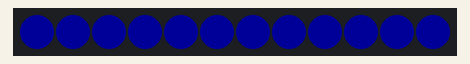
Recording of a sketch running on a simulated Arduino Uno, built with avr-gcc and run on an emulated ATmega328P. Parts: 12 RGB LEDs in strip order, left to right. Dim RGB values are drawn brighter than linear.

Above: at 0.1 s.
At 37.2 s:
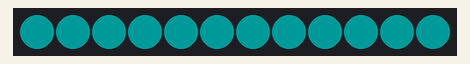

The sketch:

Rainbow_RIng.ino
```cpp
// #include <Adafruit_NeoPixel.h>
//   #ifdef _AVR_
//   #include <avr/power.h>
//   #endif
//   int const NUM_PIXELS = 12;
//   int8_t const PIN = 13;
//   Adafruit_NeoPixel strip;
// void setup() {
//   strip = Adafruit_NeoPixel(NUM_PIXELS, PIN, NEO_GRB+NEO_KHZ800) ;
//   strip.begin();
//   strip.show(); // Init all pixels to "off"
//   }
//   void loop() {
//   strip.setPixelColor(0, 0xFF0000);
//   strip.show();
//   strip.setPixelColor(1, 0xFF55300);
//   strip.show();
//   strip.setPixelColor(2, 0xFFA500);
//   strip.show();
//   strip.setPixelColor(3, 0xFFD200);
//   strip.show();
//   strip.setPixelColor(4, 0xFFFF00);
//   strip.show();
//   strip.setPixelColor(5, 0x80C000);
//   strip.show();
//   strip.setPixelColor(6, 0x008000);
//   strip.show();
//   strip.setPixelColor(7, 0x004080);
//   strip.show();
//   strip.setPixelColor(8, 0x0000FF);
//   strip.show();
//   strip.setPixelColor(9, 0x2600C1);
//   strip.show();
//   strip.setPixelColor(10, 0x4B0082);
//   strip.show();
//   strip.setPixelColor(11, 0x4B00083);
//   strip.show();

// }
```

Animated_Light_Across_a_Ring_Light.ino
```cpp
// #include <Adafruit_NeoPixel.h>
//   #ifdef _AVR_
//   #include <avr/power.h>
//   #endif
//   int const NUM_PIXELS = 12;
//   int8_t const PIN = 13;
//   Adafruit_NeoPixel strip;
// void setup() {
//   strip = Adafruit_NeoPixel(NUM_PIXELS, PIN, NEO_GRB+NEO_KHZ800) ;
//   strip.setBrightness(25);
//   strip.begin();
//   strip.show(); // Init all pixels to "off"
//   }

//   int red = 0;
//   void loop() {
//     for (int i = 0; i<NUM_PIXELS; i++) {
//       strip.setPixelColor(i, 0x000000);
//       strip.show();


//       strip.setPixelColor(i, red, 0x00, 0xFF);

//       delay(100);

//     }
//     red = (red +1 )%256;
//     strip.show();
//     delay(100);
//   }
```

Animated_Moving_Rainbow_Across_a_RIng_Light.ino
```cpp
// #include <Adafruit_NeoPixel.h>
//   #ifdef _AVR_
//   #include <avr/power.h>
//   #endif
//   int rep = 1234;
//   int const NUM_PIXELS = 12;
//   int8_t const PIN = 13;
//   Adafruit_NeoPixel strip;
// void setup() {
//   strip = Adafruit_NeoPixel(NUM_PIXELS, PIN, NEO_GRB+NEO_KHZ800) ;
//   strip.setBrightness(25);
//   strip.begin();
//   strip.show(); // Init all pixels to "off"
//   }

//   int red = 0;
//   int orange = 0;
//   int yellow = 0;
//   int green = 0;
//   int blue = 0;
//   int indigo = 0;
//   int violet = 0;
//   void loop() {
//     for (int r = 0, r1= 1, o= 2, o1= 3, y= 4, y1= 5, g= 6, g1 = 7, b = 8, b1 = 9, i = 10, v = 11;
//     r<rep, r1<rep, o<rep, o1<rep, y<rep, y1<rep, g<rep, g1<rep, b<rep, b1<rep, i<rep, v<rep;
//     r++, r1++, o++, o1++, y++, y1++, g++, g1++, b++, b1++, i++, v++) {
//       strip.clear();
//       if (r>11) {
//         r = 0;
//       }
//       if (r1>11) {
//         r1 = 0;
//       }
//       if (o>11) {
//         o = 0;
//       }
//       if (o1>11) {
//         o1 = 0;
//       }
//       if (y>11) {
//         y = 0;
//       }
//       if (y1>11) {
//         y1 = 0;
//       }
//       if (g>11) {
//         g = 0;
//       }
//       if (g1>11) {
//         g1 = 0;
//       }
//       if (b>11) {
//         b = 0;
//       }
//       if (b1>11) {
//         b1 = 0;
//       }
//       if (i>11) {
//         i = 0;
//       }
//       if (v>11) {
//         v = 0;
//       }
//       strip.setPixelColor(r, 0xFF0000);
//       strip.setPixelColor(r1, 0xFF0000);
//       strip.setPixelColor(o, 0xFFA500);
//       strip.setPixelColor(o1, 0xFFA500);
//       strip.setPixelColor(y, 0xFFFF00);
//       strip.setPixelColor(y1, 0xFFFF00);
//       strip.setPixelColor(g, 0x00FF00);
//       strip.setPixelColor(g1, 0x00FF00);
//       strip.setPixelColor(b, 0x0000FF);
//       strip.setPixelColor(b1, 0x0000FF);
//       strip.setPixelColor(i, 0x4B0082);
//       strip.setPixelColor(v, 0x8F00FF);
//       strip.show();
//       delay(100);

//     }
//        for (int f = 1; f<rep; f++) {


//     }


//     strip.show();
//     delay(100);
//   }
```

Blue_to_Green_Fade.ino
```cpp
#include <Adafruit_NeoPixel.h>
#ifdef __AVR__
#include <avr/power.h>
#endif

int const NUM_PIXELS = 12;
int8_t const PIN=13;
Adafruit_NeoPixel strip;

const uint8_t TRUE = 1;
const uint8_t FALSE = 0;


void setup() {
  strip = Adafruit_NeoPixel(NUM_PIXELS, PIN, NEO_GRB + NEO_KHZ800);
  strip.begin();
  strip.setBrightness(25);

  strip.show(); // Init all pixels to "off"
  pinMode(2,INPUT_PULLUP);
}

uint8_t red = 0x00;
uint8_t blue= 0xFF;
uint8_t green= 0x00;

bool blueUP = FALSE;
bool greenUP= TRUE;
bool blueMove= FALSE;


void loop() {

  if (green >= 0xFF && blueMove == FALSE) {
    blueMove = TRUE;
    blueUP = FALSE;
  } else if (green <= 0x00) {
    greenUP = TRUE;
  } else if (blue >= 0xFF && blueMove == TRUE) {
    blueMove = FALSE;
    greenUP = FALSE;
  } else if (blue <= 0x00 ) {
    blueUP = TRUE;
  }

  // State activities
  if (blueMove) {
    if (blueUP == TRUE) {
       blue++;
    } else {
       blue--;
    }

  } else {
      if (greenUP == TRUE) {
      green++;
    } else {
      green--;
    }

  }

  // Finally activate the lights
  for (int i=0; i < NUM_PIXELS; i++) {
  strip.setPixelColor(i,red, green, blue);
  }
  strip.show();
  delay(150);
}
```

Blue_to_Green_Gradient_Ring_Light.ino
```cpp
// #include <Adafruit_NeoPixel.h>
//   #ifdef _AVR_
//   #include <avr/power.h>
//   #endif
//   int const NUM_PIXELS = 12;
//   int8_t const PIN = 13;
//   Adafruit_NeoPixel strip;
// void setup() {
//   strip = Adafruit_NeoPixel(NUM_PIXELS, PIN, NEO_GRB+NEO_KHZ800) ;
//   strip.begin();
//   strip.show(); // Init all pixels to "off"
//   }
//   void loop() {
//   // strip.setPixelColor(0, 0x354A21);
//   // strip.show();
//   // strip.setPixelColor(1, 0x607D3B);
//   // strip.show();
//   // strip.setPixelColor(2, 0x5DBB63);
//   // strip.show();
//   // strip.setPixelColor(3, 0x74B72E);
//   // strip.show();
//   // strip.setPixelColor(4, 0x03AC13);
//   // strip.show();
//   // strip.setPixelColor(5, 0x03C04A);
//   // strip.show();
//   // strip.setPixelColor(6, 0x3DED97);
//   // strip.show();
//   // strip.setPixelColor(7, 0xACE5EE);
//   // strip.show();
//   // strip.setPixelColor(8, 0xADD8E6);
//   // strip.show();
//   // strip.setPixelColor(9, 0xA1CAF1);
//   // strip.show();
//   // strip.setPixelColor(10, 0x47ABCC);
//   // strip.show();
//   // strip.setPixelColor(11, 0x4B9CD3);
//   // strip.show();
//   strip.setPixelColor(0, 0xFFFFFF);
//   strip.show();
//   strip.setPixelColor(1,0xFFFFFF);
//   strip.show();
//   strip.setPixelColor(2, 0xFFFFFF);
//   strip.show();
//   strip.setPixelColor(3, 0xFFFFFF);
//   strip.show();
//   strip.setPixelColor(4, 0xFFFFFF);
//   strip.show();
//   strip.setPixelColor(5, 0xFFFFFF);
//   strip.show();
//   strip.setPixelColor(6, 0xFFFFFF);
//   strip.show();
//   strip.setPixelColor(7,0xFFFFFF);
//   strip.show();
//   strip.setPixelColor(8, 0xFFFFFF);
//   strip.show();
//   strip.setPixelColor(9, 0xFFFFFF);
//   strip.show();
//   strip.setPixelColor(10, 0xFFFFFF);
//   strip.show();
//   strip.setPixelColor(11, 0xFFFFFF);
//   strip.show();

// }
```
